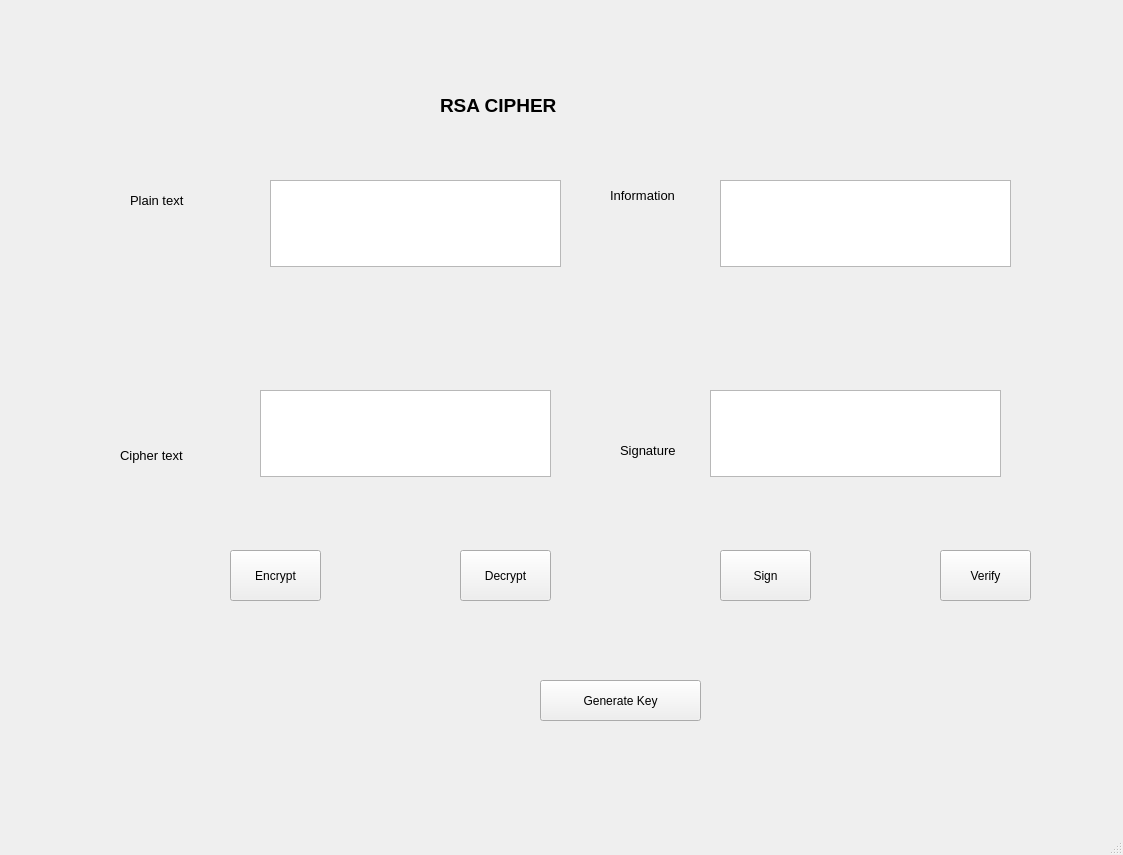
<?xml version="1.0" encoding="UTF-8"?>
<ui version="4.0">
 <class>MainWindow</class>
 <widget class="QMainWindow" name="MainWindow">
  <property name="geometry">
   <rect>
    <x>0</x>
    <y>0</y>
    <width>1123</width>
    <height>855</height>
   </rect>
  </property>
  <property name="windowTitle">
   <string>MainWindow</string>
  </property>
  <widget class="QWidget" name="centralwidget">
   <widget class="QLabel" name="label">
    <property name="geometry">
     <rect>
      <x>440</x>
      <y>50</y>
      <width>281</width>
      <height>111</height>
     </rect>
    </property>
    <property name="font">
     <font>
      <pointsize>14</pointsize>
      <weight>75</weight>
      <bold>true</bold>
     </font>
    </property>
    <property name="text">
     <string>RSA CIPHER</string>
    </property>
   </widget>
   <widget class="QLabel" name="label_2">
    <property name="geometry">
     <rect>
      <x>130</x>
      <y>180</y>
      <width>91</width>
      <height>41</height>
     </rect>
    </property>
    <property name="font">
     <font>
      <pointsize>10</pointsize>
     </font>
    </property>
    <property name="text">
     <string>Plain text</string>
    </property>
   </widget>
   <widget class="QLabel" name="label_3">
    <property name="geometry">
     <rect>
      <x>120</x>
      <y>440</y>
      <width>111</width>
      <height>31</height>
     </rect>
    </property>
    <property name="font">
     <font>
      <pointsize>10</pointsize>
     </font>
    </property>
    <property name="text">
     <string>Cipher text</string>
    </property>
   </widget>
   <widget class="QLabel" name="label_4">
    <property name="geometry">
     <rect>
      <x>610</x>
      <y>170</y>
      <width>151</width>
      <height>51</height>
     </rect>
    </property>
    <property name="font">
     <font>
      <pointsize>10</pointsize>
     </font>
    </property>
    <property name="text">
     <string>Information</string>
    </property>
   </widget>
   <widget class="QLabel" name="label_5">
    <property name="geometry">
     <rect>
      <x>620</x>
      <y>430</y>
      <width>121</width>
      <height>41</height>
     </rect>
    </property>
    <property name="font">
     <font>
      <pointsize>10</pointsize>
     </font>
    </property>
    <property name="text">
     <string>Signature</string>
    </property>
   </widget>
   <widget class="QTextEdit" name="txt_plaintext">
    <property name="geometry">
     <rect>
      <x>270</x>
      <y>180</y>
      <width>291</width>
      <height>87</height>
     </rect>
    </property>
   </widget>
   <widget class="QTextEdit" name="txt_cyphertext">
    <property name="geometry">
     <rect>
      <x>260</x>
      <y>390</y>
      <width>291</width>
      <height>87</height>
     </rect>
    </property>
   </widget>
   <widget class="QTextEdit" name="txt_Info">
    <property name="geometry">
     <rect>
      <x>720</x>
      <y>180</y>
      <width>291</width>
      <height>87</height>
     </rect>
    </property>
   </widget>
   <widget class="QTextEdit" name="txt_Sign">
    <property name="geometry">
     <rect>
      <x>710</x>
      <y>390</y>
      <width>291</width>
      <height>87</height>
     </rect>
    </property>
   </widget>
   <widget class="QToolButton" name="btn_Encrypt">
    <property name="geometry">
     <rect>
      <x>230</x>
      <y>550</y>
      <width>91</width>
      <height>51</height>
     </rect>
    </property>
    <property name="text">
     <string>Encrypt</string>
    </property>
   </widget>
   <widget class="QToolButton" name="btn_Decrypt">
    <property name="geometry">
     <rect>
      <x>460</x>
      <y>550</y>
      <width>91</width>
      <height>51</height>
     </rect>
    </property>
    <property name="text">
     <string>Decrypt</string>
    </property>
   </widget>
   <widget class="QToolButton" name="btn_Sign">
    <property name="geometry">
     <rect>
      <x>720</x>
      <y>550</y>
      <width>91</width>
      <height>51</height>
     </rect>
    </property>
    <property name="text">
     <string>Sign</string>
    </property>
   </widget>
   <widget class="QToolButton" name="btn_Verify">
    <property name="geometry">
     <rect>
      <x>940</x>
      <y>550</y>
      <width>91</width>
      <height>51</height>
     </rect>
    </property>
    <property name="text">
     <string>Verify</string>
    </property>
   </widget>
   <widget class="QToolButton" name="btn_Generate">
    <property name="geometry">
     <rect>
      <x>540</x>
      <y>680</y>
      <width>161</width>
      <height>41</height>
     </rect>
    </property>
    <property name="text">
     <string>Generate Key</string>
    </property>
   </widget>
  </widget>
  <widget class="QMenuBar" name="menubar">
   <property name="geometry">
    <rect>
     <x>0</x>
     <y>0</y>
     <width>1123</width>
     <height>26</height>
    </rect>
   </property>
  </widget>
  <widget class="QStatusBar" name="statusbar"/>
 </widget>
 <resources/>
 <connections/>
</ui>
